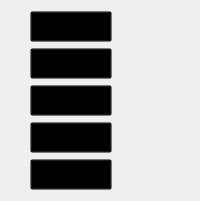
                <widget class="QWidget" name="tab_28">
                 <attribute name="title">
                  <string>마켓컬리</string>
                 </attribute>
                 <layout class="QGridLayout" name="gridLayout_35">
                  <property name="leftMargin">
                   <number>30</number>
                  </property>
                  <property name="rightMargin">
                   <number>20</number>
                  </property>
                  <item row="0" column="0">
                   <widget class="QPushButton" name="bell_Market_Title1">
                    <property name="sizePolicy">
                     <sizepolicy hsizetype="Minimum" vsizetype="Fixed">
                      <horstretch>0</horstretch>
                      <verstretch>0</verstretch>
                     </sizepolicy>
                    </property>
                    <property name="font">
                     <font>
                      <family>나눔고딕</family>
                      <pointsize>12</pointsize>
                     </font>
                    </property>
                    <property name="styleSheet">
                     <string notr="true">text-align: left;
background: transparent;</string>
                    </property>
                    <property name="text">
                     <string/>
                    </property>
                   </widget>
                  </item>
                  <item row="0" column="1">
                   <widget class="QLabel" name="bell_Market_Date1">
                    <property name="text">
                     <string/>
                    </property>
                    <property name="alignment">
                     <set>Qt::AlignBottom|Qt::AlignRight|Qt::AlignTrailing</set>
                    </property>
                   </widget>
                  </item>
                  <item row="1" column="0">
                   <widget class="QPushButton" name="bell_Market_Title2">
                    <property name="sizePolicy">
                     <sizepolicy hsizetype="Minimum" vsizetype="Fixed">
                      <horstretch>0</horstretch>
                      <verstretch>0</verstretch>
                     </sizepolicy>
                    </property>
                    <property name="font">
                     <font>
                      <family>나눔고딕</family>
                      <pointsize>12</pointsize>
                     </font>
                    </property>
                    <property name="styleSheet">
                     <string notr="true">text-align: left;
background: transparent;</string>
                    </property>
                    <property name="text">
                     <string/>
                    </property>
                   </widget>
                  </item>
                  <item row="1" column="1">
                   <widget class="QLabel" name="bell_Market_Date2">
                    <property name="text">
                     <string/>
                    </property>
                    <property name="alignment">
                     <set>Qt::AlignBottom|Qt::AlignRight|Qt::AlignTrailing</set>
                    </property>
                   </widget>
                  </item>
                  <item row="2" column="0">
                   <widget class="QPushButton" name="bell_Market_Title3">
                    <property name="sizePolicy">
                     <sizepolicy hsizetype="Minimum" vsizetype="Fixed">
                      <horstretch>0</horstretch>
                      <verstretch>0</verstretch>
                     </sizepolicy>
                    </property>
                    <property name="font">
                     <font>
                      <family>나눔고딕</family>
                      <pointsize>12</pointsize>
                     </font>
                    </property>
                    <property name="styleSheet">
                     <string notr="true">text-align: left;
background: transparent;</string>
                    </property>
                    <property name="text">
                     <string>Loading...</string>
                    </property>
                   </widget>
                  </item>
                  <item row="2" column="1">
                   <widget class="QLabel" name="bell_Market_Date3">
                    <property name="text">
                     <string/>
                    </property>
                    <property name="alignment">
                     <set>Qt::AlignBottom|Qt::AlignRight|Qt::AlignTrailing</set>
                    </property>
                   </widget>
                  </item>
                  <item row="3" column="0">
                   <widget class="QPushButton" name="bell_Market_Title4">
                    <property name="sizePolicy">
                     <sizepolicy hsizetype="Minimum" vsizetype="Fixed">
                      <horstretch>0</horstretch>
                      <verstretch>0</verstretch>
                     </sizepolicy>
                    </property>
                    <property name="font">
                     <font>
                      <family>나눔고딕</family>
                      <pointsize>12</pointsize>
                     </font>
                    </property>
                    <property name="styleSheet">
                     <string notr="true">text-align: left;
background: transparent;</string>
                    </property>
                    <property name="text">
                     <string/>
                    </property>
                   </widget>
                  </item>
                  <item row="3" column="1">
                   <widget class="QLabel" name="bell_Market_Date4">
                    <property name="text">
                     <string/>
                    </property>
                    <property name="alignment">
                     <set>Qt::AlignBottom|Qt::AlignRight|Qt::AlignTrailing</set>
                    </property>
                   </widget>
                  </item>
                  <item row="4" column="0">
                   <widget class="QPushButton" name="bell_Market_Title5">
                    <property name="sizePolicy">
                     <sizepolicy hsizetype="Minimum" vsizetype="Fixed">
                      <horstretch>0</horstretch>
                      <verstretch>0</verstretch>
                     </sizepolicy>
                    </property>
                    <property name="font">
                     <font>
                      <family>나눔고딕</family>
                      <pointsize>12</pointsize>
                     </font>
                    </property>
                    <property name="styleSheet">
                     <string notr="true">text-align: left;
background: transparent;</string>
                    </property>
                    <property name="text">
                     <string/>
                    </property>
                   </widget>
                  </item>
                  <item row="4" column="1">
                   <widget class="QLabel" name="bell_Market_Date5">
                    <property name="text">
                     <string/>
                    </property>
                    <property name="alignment">
                     <set>Qt::AlignBottom|Qt::AlignRight|Qt::AlignTrailing</set>
                    </property>
                   </widget>
                  </item>
                 </layout>
                </widget>
